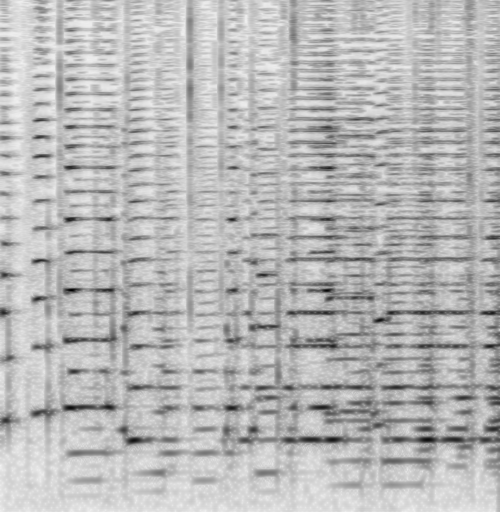
#> input picture images/style/accordion/accordion.png, 500 x 512 px, found by its file name
$ python color_spectrogram.py
#> lines starting #> are read from the running program, lines starting #| are printed output that depends on the picture

from PIL import Image
import cv2
import numpy as np

# Load the grayscale spectrogram image
image_path =  "images/style/accordion/accordion.png"
output_path = "images/style/accordion/accordion_color.png"


# Load the grayscale image
img = Image.open(image_path).convert("L")  # Convert to grayscale
img_array = np.array(img)

# Normalize to 0–255 and convert to uint8 if needed
if img_array.dtype != np.uint8:
    img_array = 255 * (img_array - img_array.min()) / (img_array.max() - img_array.min())
    img_array = img_array.astype(np.uint8)

# Apply OpenCV colormap (e.g., INFERNO)
colored_img = cv2.applyColorMap(img_array, cv2.COLORMAP_INFERNO)
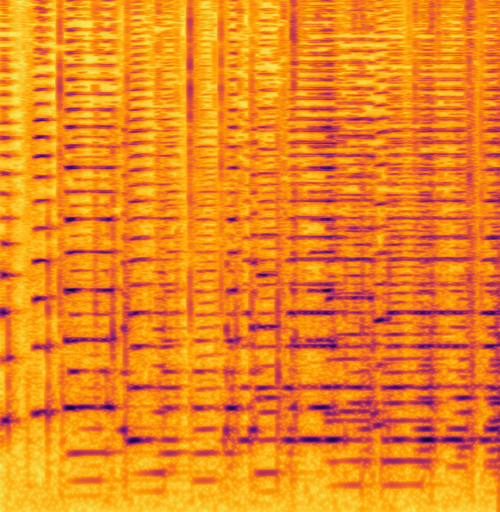
#> colored_img: shape (512, 500, 3); mean B, G, R 31.9, 133.6, 237.4

# Save the result
cv2.imwrite(output_path, colored_img)

$ run again, with assets/samples/clarinet_color/images/color1.png copied over images/style/accordion/accordion.png
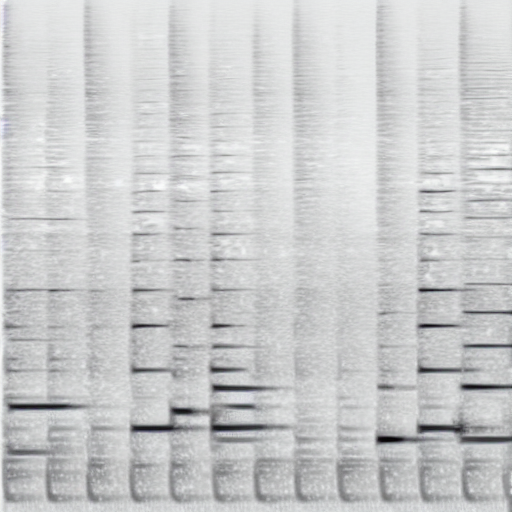
#> input picture assets/samples/clarinet_color/images/color1.png, 512 x 512 px, found by its file name
#> `colored_img = cv2.applyColorMap(img_array, cv2.COLORMAP_INFERNO)`:
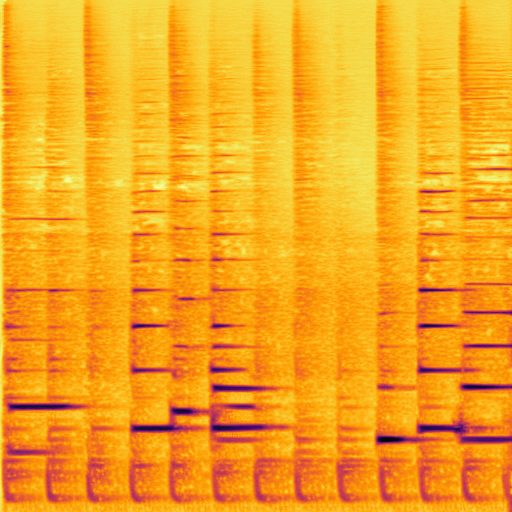
#> colored_img: shape (512, 512, 3); mean B, G, R 31.9, 165.5, 245.2

$ run again, with assets/samples/clarinet_erhu_color/images/color1.png copied over images/style/accordion/accordion.png
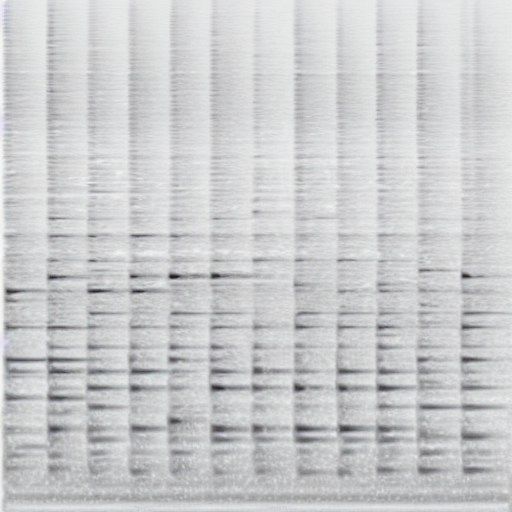
#> input picture assets/samples/clarinet_erhu_color/images/color1.png, 512 x 512 px, found by its file name
#> `colored_img = cv2.applyColorMap(img_array, cv2.COLORMAP_INFERNO)`:
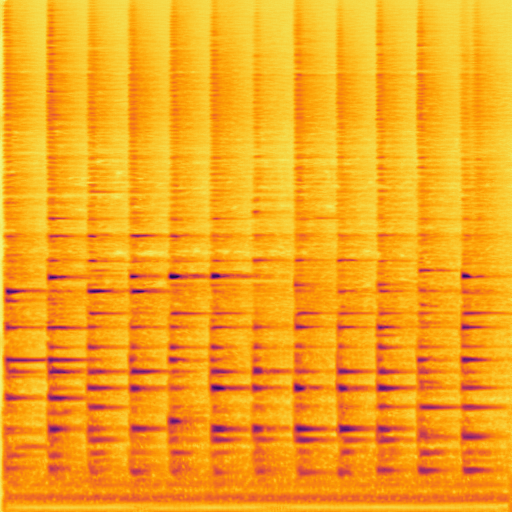
#> colored_img: shape (512, 512, 3); mean B, G, R 29.6, 165.2, 246.8
